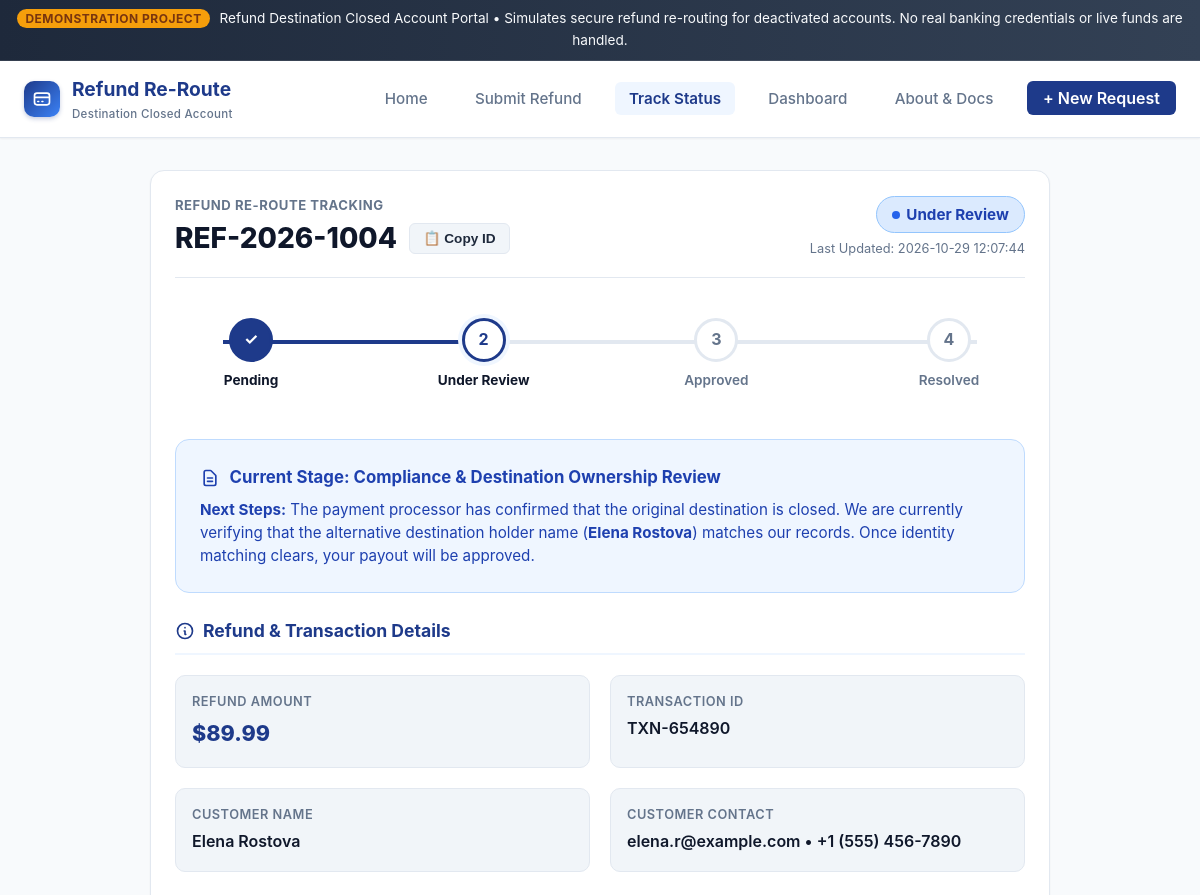
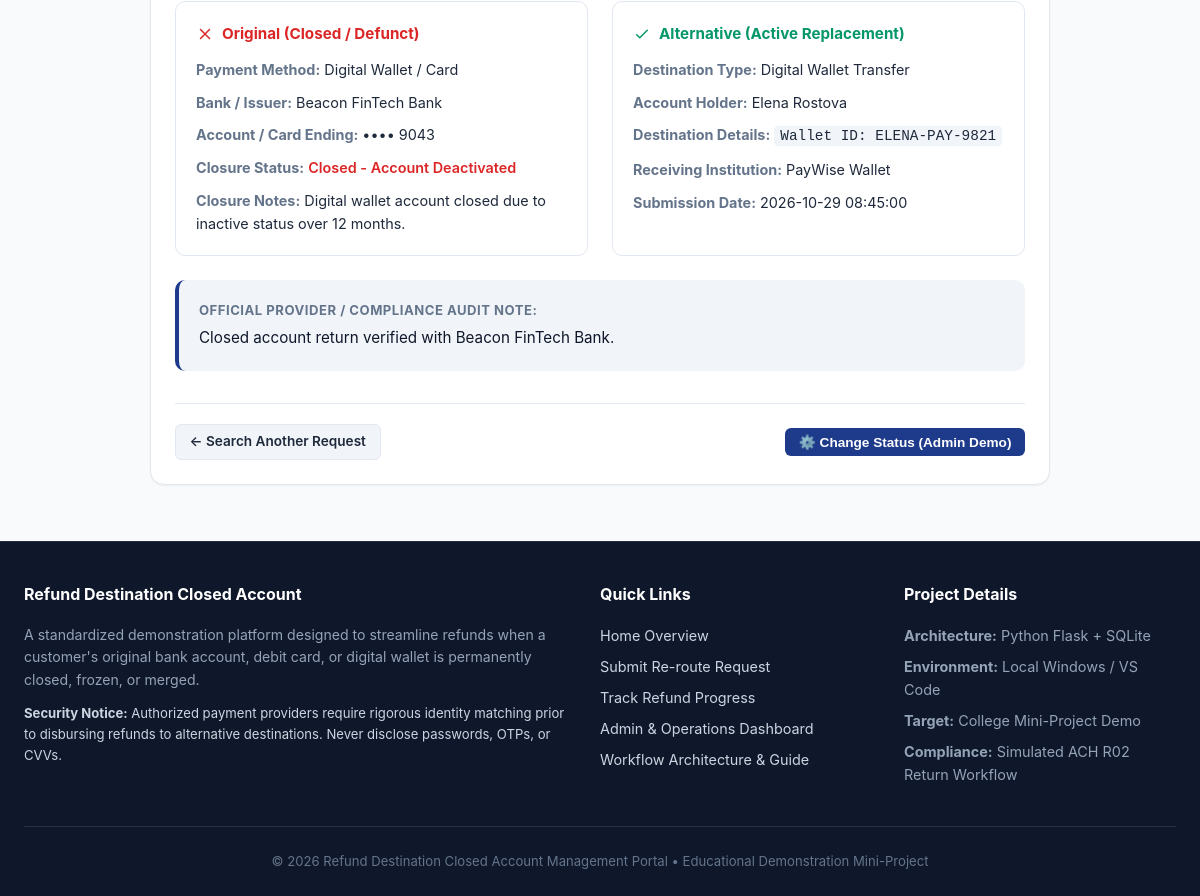
/track/REF-2026-1004, run on the app's committed database (2 pictures, top to bottom).
### tables this page shows
CREATE TABLE refund_requests (
            id INTEGER PRIMARY KEY AUTOINCREMENT,
            request_id TEXT UNIQUE NOT NULL,
            customer_name TEXT NOT NULL,
            email TEXT NOT NULL,
            phone TEXT,
            transaction_id TEXT NOT NULL,
            refund_amount REAL NOT NULL,
            currency TEXT NOT NULL DEFAULT '$',
            original_method TEXT NOT NULL,
            original_bank_name TEXT NOT NULL,
            original_account_last4 TEXT NOT NULL,
            account_status TEXT NOT NULL,
            closed_account_notes TEXT,
            alt_method TEXT NOT NULL,
            alt_holder_name TEXT NOT NULL,
            alt_details TEXT NOT NULL,
            alt_bank_or_provider TEXT,
            status TEXT NOT NULL DEFAULT 'Pending',
            admin_notes TEXT,
            created_at TEXT NOT NULL,
            updated_at TEXT NOT NULL
        );

### app.py (the view)
@app.route("/track/<request_id>")
def view_status(request_id):
    record = database.get_refund_by_request_id(request_id)
    if not record:
        flash(f"Refund request '{request_id}' was not found in the system.", "danger")
        return redirect(url_for("track"))
    status_steps = ["Pending", "Under Review", "Approved", "Resolved"]
    current_status = record["status"]
    current_step_idx = status_steps.index(current_status) if current_status in status_steps else 0
    return render_template(
        "status_details.html",
        record=record,
        status_steps=status_steps,
        current_step_idx=current_step_idx
    )

### database.py (called while the page is built)
def get_db_path():
    base_dir = os.path.dirname(os.path.abspath(__file__))
    return os.path.join(base_dir, DATABASE_NAME)

def get_db_connection():
    conn = sqlite3.connect(get_db_path())
    conn.row_factory = sqlite3.Row
    return conn

def get_refund_by_request_id(request_id):
    conn = get_db_connection()
    cursor = conn.cursor()
    cursor.execute("SELECT * FROM refund_requests WHERE UPPER(request_id) = UPPER(?)", (request_id.strip(),))
    row = cursor.fetchone()
    conn.close()
    return row

### templates/status_details.html (shortened to what this page needs)
{% extends "base.html" %}
{% block content %}
<div style="max-width: 900px; margin: 0 auto;">
  <div class="card">
    <div style="display: flex; flex-wrap: wrap; justify-content: space-between; align-items: center; gap: 1rem; border-bottom: 1px solid var(--border-color); padding-bottom: 1rem; margin-bottom: 1.5rem;">
      <div>
        <div style="font-size: 0.82rem; font-weight: 700; color: var(--text-muted); text-transform: uppercase; letter-spacing: 0.5px;">
          Refund Re-Route Tracking
        </div>
        <h1 style="font-size: 1.75rem; font-weight: 800; color: var(--secondary); display: flex; align-items: center; gap: 0.75rem;">
          {{ record.request_id }}
          <button class="btn btn-secondary btn-sm btn-copy-id" data-copy-text="{{ record.request_id }}" title="Copy ID">
            📋 Copy ID
          </button>
        </h1>
      </div>
      <div style="text-align: right;">
        {% set status_class = 'pending' %}
        {% if record.status == 'Under Review' %}
          {% set status_class = 'under-review' %}
        {% elif record.status == 'Approved' %}
          {% set status_class = 'approved' %}
        {% elif record.status == 'Resolved' %}
          {% set status_class = 'resolved' %}
        {% endif %}
        <span class="badge-status badge-{{ status_class }}" style="font-size: 0.95rem; padding: 0.35rem 0.95rem;">
          <span class="dot-indicator"></span>
          {{ record.status }}
        </span>
        <div style="font-size: 0.8rem; color: var(--text-muted); margin-top: 0.35rem;">
          Last Updated: {{ record.updated_at }}
        </div>
      </div>
    </div>
    <div class="stepper">
      {% set progress_pct = (current_step_idx / 3) * 100 %}
      <div class="stepper-progress" style="width: calc({{ progress_pct }}% * 0.85);"></div>
      {% for step in status_steps %}
        {% set step_idx = loop.index0 %}
        <div class="step-node {% if step_idx < current_step_idx %}completed{% elif step_idx == current_step_idx %}active{% endif %}">
          <div class="step-circle">
            {% if step_idx < current_step_idx %}
              ✓
            {% else %}
              {{ loop.index }}
            {% endif %}
          </div>
          <div class="step-title">{{ step }}</div>
        </div>
      {% endfor %}
    </div>
    {% if record.status == 'Pending' %}
      <div class="guidance-box pending">
        <div class="guidance-header">
          <svg width="20" height="20" fill="none" stroke="currentColor" viewBox="0 0 24 24">
            <path stroke-linecap="round" stroke-linejoin="round" stroke-width="2" d="M12 8v4l3 3m6-3a9 9 0 11-18 0 9 9 0 0118 0z" />
          </svg>
          Current Stage: Awaiting Closed-Account Verification
        </div>
        <div class="guidance-content">
          <strong>Next Steps:</strong> Your request has been logged. Our payment operations team is waiting for the
          original return confirmation (e.g. ACH return code R02 / NACH Return 02) from {{ record.original_bank_name }}.
          Verification is expected within 24–48 business hours. No action is required from you at this time.
        </div>
      </div>
    {% elif record.status == 'Under Review' %}
      <div class="guidance-box review">
        <div class="guidance-header">
          <svg width="20" height="20" fill="none" stroke="currentColor" viewBox="0 0 24 24">
            <path stroke-linecap="round" stroke-linejoin="round" stroke-width="2" d="M9 12h6m-6 4h6m2 5H7a2 2 0 01-2-2V5a2 2 0 012-2h5.586a1 1 0 01.707.293l5.414 5.414a1 1 0 01.293.707V19a2 2 0 01-2 2z" />
          </svg>
          Current Stage: Compliance &amp; Destination Ownership Review
        </div>
        <div class="guidance-content">
          <strong>Next Steps:</strong> The payment processor has confirmed that the original destination is closed.
          We are currently verifying that the alternative destination holder name (<strong>{{ record.alt_holder_name }}</strong>)
          matches our records. Once identity matching clears, your payout will be approved.
        </div>
      </div>
    {% endif %}
    <div class="form-section-title" style="margin-top: 1.5rem;">
      <svg width="20" height="20" fill="none" stroke="currentColor" viewBox="0 0 24 24">
        <path stroke-linecap="round" stroke-linejoin="round" stroke-width="2" d="M13 16h-1v-4h-1m1-4h.01M21 12a9 9 0 11-18 0 9 9 0 0118 0z" />
      </svg>
      Refund &amp; Transaction Details
    </div>
    <div class="detail-grid">
      <div class="detail-item">
        <div class="detail-label">Refund Amount</div>
        <div class="detail-value highlight">{{ record.currency }}{{ "%.2f"|format(record.refund_amount) }}</div>
      </div>
      <div class="detail-item">
        <div class="detail-label">Transaction ID</div>
        <div class="detail-value">{{ record.transaction_id }}</div>
      </div>
      <div class="detail-item">
        <div class="detail-label">Customer Name</div>
        <div class="detail-value">{{ record.customer_name }}</div>
      </div>
      <div class="detail-item">
        <div class="detail-label">Customer Contact</div>
        <div class="detail-value">{{ record.email }} {% if record.phone %}&bull; {{ record.phone }}{% endif %}</div>
      </div>
    </div>
    <div style="display: grid; grid-template-columns: repeat(auto-fit, minmax(320px, 1fr)); gap: 1.5rem; margin-top: 1.5rem;">
      <div style="background: #fff; border: 1px solid var(--border-color); border-radius: var(--radius-md); padding: 1.25rem;">
        <h4 style="color: #dc2626; font-size: 0.95rem; font-weight: 700; margin-bottom: 0.75rem; display: flex; align-items: center; gap: 0.5rem;">
          <svg width="18" height="18" fill="none" stroke="currentColor" viewBox="0 0 24 24">
            <path stroke-linecap="round" stroke-linejoin="round" stroke-width="2" d="M6 18L18 6M6 6l12 12" />
          </svg>
          Original (Closed / Defunct)
        </h4>
        <div style="display: grid; gap: 0.6rem; font-size: 0.9rem;">
          <div><strong style="color: var(--text-muted);">Payment Method:</strong> {{ record.original_method }}</div>
          <div><strong style="color: var(--text-muted);">Bank / Issuer:</strong> {{ record.original_bank_name }}</div>
          <div><strong style="color: var(--text-muted);">Account / Card Ending:</strong> &bull;&bull;&bull;&bull; {{ record.original_account_last4 }}</div>
          <div><strong style="color: var(--text-muted);">Closure Status:</strong> <span style="color: #dc2626; font-weight: 600;">{{ record.account_status }}</span></div>
          {% if record.closed_account_notes %}
            <div><strong style="color: var(--text-muted);">Closure Notes:</strong> {{ record.closed_account_notes }}</div>
          {% endif %}
        </div>
      </div>
      <div style="background: #fff; border: 1px solid var(--border-color); border-radius: var(--radius-md); padding: 1.25rem;">
        <h4 style="color: #059669; font-size: 0.95rem; font-weight: 700; margin-bottom: 0.75rem; display: flex; align-items: center; gap: 0.5rem;">
          <svg width="18" height="18" fill="none" stroke="currentColor" viewBox="0 0 24 24">
            <path stroke-linecap="round" stroke-linejoin="round" stroke-width="2" d="M5 13l4 4L19 7" />
          </svg>
          Alternative (Active Replacement)
        </h4>
        <div style="display: grid; gap: 0.6rem; font-size: 0.9rem;">
          <div><strong style="color: var(--text-muted);">Destination Type:</strong> {{ record.alt_method }}</div>
          <div><strong style="color: var(--text-muted);">Account Holder:</strong> {{ record.alt_holder_name }}</div>
          <div><strong style="color: var(--text-muted);">Destination Details:</strong> <code style="background: #f1f5f9; padding: 2px 6px; border-radius: 4px;">{{ record.alt_details }}</code></div>
          {% if record.alt_bank_or_provider %}
            <div><strong style="color: var(--text-muted);">Receiving Institution:</strong> {{ record.alt_bank_or_provider }}</div>
          {% endif %}
          <div><strong style="color: var(--text-muted);">Submission Date:</strong> {{ record.created_at }}</div>
        </div>
      </div>
    </div>
    <div style="margin-top: 1.5rem; background: var(--bg-subtle); padding: 1.25rem; border-radius: var(--radius-md); border-left: 4px solid var(--primary);">
      <div style="font-size: 0.82rem; font-weight: 700; color: var(--text-muted); text-transform: uppercase; letter-spacing: 0.5px;">
        Official Provider / Compliance Audit Note:
      </div>
      <p style="font-size: 0.95rem; color: var(--secondary); margin-top: 0.35rem;">
        {{ record.admin_notes if record.admin_notes else 'Initial review pending. No exceptions logged.' }}
      </p>
    </div>
    <div style="display: flex; flex-wrap: wrap; justify-content: space-between; align-items: center; margin-top: 2rem; gap: 1rem; border-top: 1px solid var(--border-color); padding-top: 1.25rem;">
      <a href="{{ url_for('track') }}" class="btn btn-secondary btn-sm">
        &larr; Search Another Request
      </a>
      <div style="display: flex; gap: 0.75rem;">
        <button type="button" class="btn btn-primary btn-sm"
                onclick="openStatusModal('{{ record.request_id }}', '{{ record.status }}', `{{ record.admin_notes | replace('`', '') }}`)">
          ⚙️ Change Status (Admin Demo)
        </button>
      </div>
    </div>
  </div>
</div>
{% endblock %}

### data on the page
refund_requests: request_id "REF-2026-1004", status "Under Review", updated_at "2026-10-29 12:07:44", alt_holder_name "Elena Rostova", currency "$", refund_amount "89.99", transaction_id "TXN-654890", customer_name "Elena Rostova", email "elena.r@example.com", phone "+1 (555) 456-7890", original_method "Digital Wallet / Card", original_bank_name "Beacon FinTech Bank", original_account_last4 "9043", account_status "Closed - Account Deactivated", closed_account_notes "Digital wallet account closed due to inactive status over 12 months.", alt_method "Digital Wallet Transfer", alt_details "Wallet ID: ELENA-PAY-9821", alt_bank_or_provider "PayWise Wallet", created_at "2026-10-29 08:45:00", admin_notes "Closed account return verified with Beacon FinTech Bank."

### other printed values
{{ step }} "Pending" "Under Review" "Approved" "Resolved"
